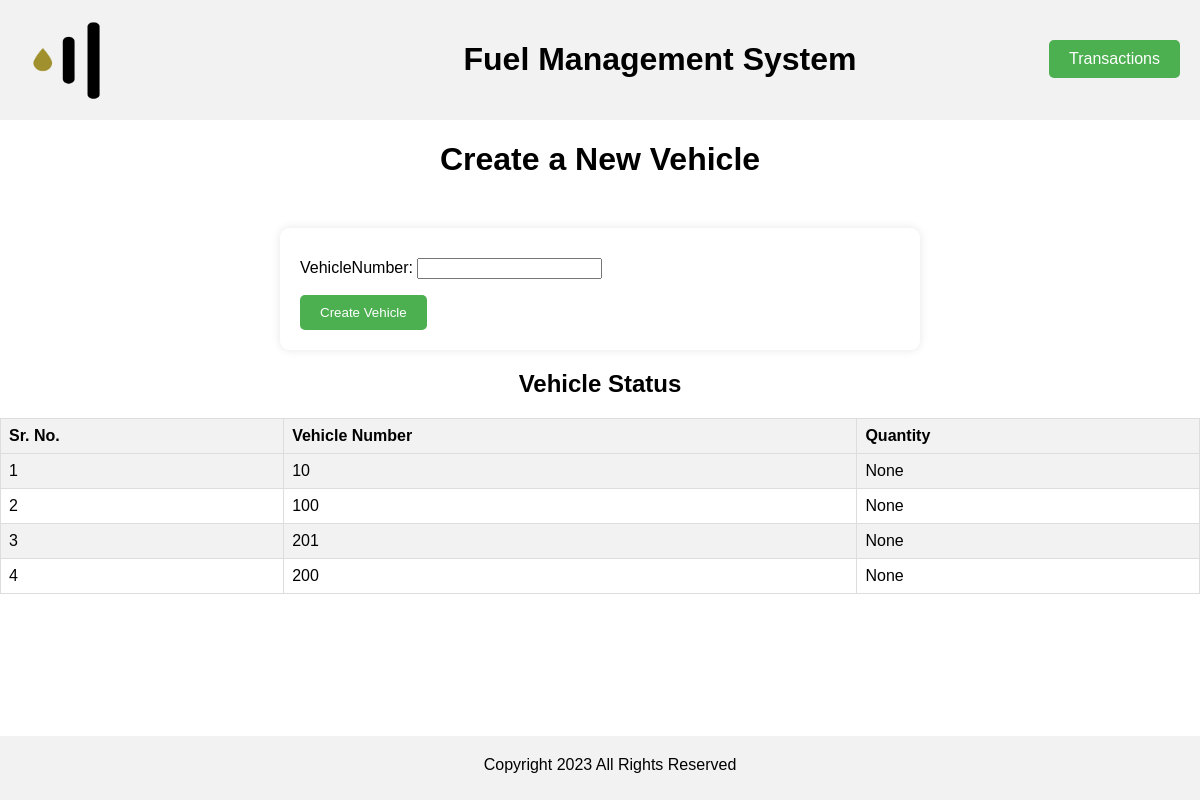
Page /create/ on the committed database.
### manager/models.py (models this page shows, shortened)
class vehicle(models.Model):
    vehicleNumber = models.CharField(max_length=50, unique=True)
    quantity = models.IntegerField(null=True)

### manager/views.py (the view)
# urls.py: path("create/", views.enter_vehicle_data, name="create"),
def enter_vehicle_data(request):
    if request.method == 'POST':
        form = TankForm(request.POST)
        if form.is_valid():
            form.save()
            messages.success(request, 'Vehicle data has been successfully entered.')
    vehicleDetails = vehicle.objects.all()  # Retrieve the Tank objects
    form = TankForm()
    return render(request, 'create.html', {'form': form, 'vehicle': vehicleDetails})

### manager/forms.py
class TankForm(forms.ModelForm):
    class Meta:
        model = vehicle
        fields = ['vehicleNumber']

### templates/create.html (shortened to what this page needs)
{% load static %}
<!DOCTYPE html>
<html>
<head>
</head>
<body>
    <div class="header">
        <img src="{% static 'icon.png' %}" width="100", height="80">
        <h1>Fuel Management System</h1>
    </div>
    <h1>Create a New Vehicle</h1>
    <a class="add-transaction-button" href="{% url 'transaction' %}">Transactions</a>
    <form method="post">
        {{ form.as_p }}
        <button type="submit">Create Vehicle</button>
    </form>
    <h2>Vehicle Status</h2>
    <table>
        <tr>
            <th>Sr. No.</th>
            <th>Vehicle Number</th>
            <th>Quantity</th>
        </tr>
        {% for vehicles in vehicle %}
        <tr>
            <td>{{ vehicles.id }}</td>
            <td>{{ vehicles.vehicleNumber }}</td>
            <td>{{ vehicles.quantity }}</td>
        </tr>
        {% endfor %}
    </table>
    <div class="footer">
        <p style="text-align: center;">Copyright 2023 All Rights Reserved</p>
    </div>
</body>
</html>

### templates/create.html (style rules this page uses)
body { font-family: Arial, sans-serif; background-color: white; background-size: cover; background-position: center; text-align: center; margin: 0; padding: 0; }
.header { background-color: #f2f2f2; color: #fff; padding: 20px; }
.footer { background-color: #f2f2f2; color: black; padding: 10px; position: absolute; bottom: 0; width: 100%; text-align: justify; }
h1 { color: black; }
h2 { color: black; }
form { width: 50%; margin: 0 auto; background-color: rgba(255, 255, 255, 0.8); padding: 20px; border-radius: 10px; box-shadow: 0 0 10px rgba(0, 0, 0, 0.1); margin-top: 50px; text-align: left; }
button { padding: 10px 20px; border: 0; background-color: #4CAF50; color: #fff; border-radius: 5px; cursor: pointer; }
p { margin-top: 10px; }
a { text-decoration: none; color: #4CAF50; }
table { width: 100%; border-collapse: collapse; }
th, td { border: 1px solid #ddd; padding: 8px; text-align: left; }
th { background-color: #f2f2f2; }
tr:nth-child(even) { background-color: #f2f2f2; }
.add-transaction-button { position: absolute; top: 40px; right: 20px; color: white; background-color: #4CAF50; padding: 10px 20px; border-radius: 5px; text-decoration: none; }
.header img { float: left; margin-right: 20px; margin-top: 0px; }

### rows in the picture
vehicle: id "1", vehicleNumber "10", quantity "None"
vehicle: id "2", vehicleNumber "100", quantity "None"
vehicle: id "3", vehicleNumber "201", quantity "None"
vehicle: id "4", vehicleNumber "200", quantity "None"
